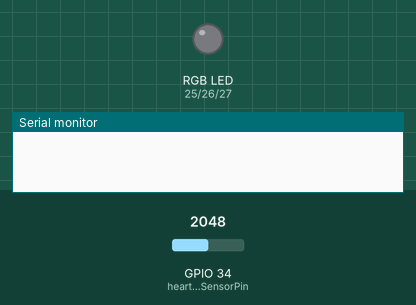
Simulated run of this sketch. Board: ESP32. On the bench: an RGB LED mixed from three pins (HIGH = lit), the last lines printed to the serial monitor. The inputs (shaded band) are chosen by the test bench; at power-on: GPIO 34 (heartbeatSensorPin) = 2048. WiFi joins after 1.5 s; servers stay silent unless stated; web services answer with replies made up by the test bench.

Above: at 0.1 s.
At 2.3 s:
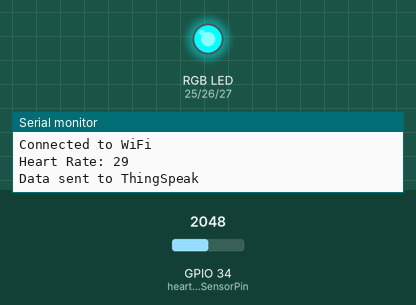
Timing chart, 0 to 3.8 s (numbered marks = the images above):
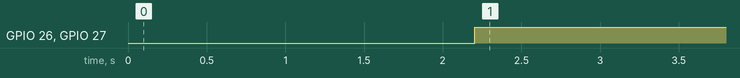

The sketch:

HeartbeatMonitoringAndLEDnotification.ino
```cpp
#include <WiFi.h>
#include <HTTPClient.h>

// Define your WiFi credentials and ThingSpeak channel details
const char* ssid = "YOUR_SSID";
const char* password = "YOUR_PASSWORD";
const char* thingSpeakApiKey = "YOUR_API_KEY"; // Your Write API Key
const char* thingSpeakChannelID = "YOUR_CHANNEL_ID"; // Your Channel ID
const char* thingSpeakUrl = "http://api.thingspeak.com/update?api_key="; // ThingSpeak URL

// Pin definitions
const int heartbeatSensorPin = 34; // Analog pin for the heartbeat sensor
const int ledPinRed = 25; // Red LED pin
const int ledPinGreen = 26; // Green LED pin
const int ledPinBlue = 27; // Blue LED pin

// Heartbeat thresholds (adjust these based on your sensor and expected values)
const int normalLowThreshold = 60;  // Low threshold for normal heartbeat (in BPM)
const int normalHighThreshold = 100; // High threshold for normal heartbeat (in BPM)

// Moving average buffer (used to smooth sensor readings)
const int bufferSize = 20; // Number of samples in the moving average buffer
int buffer[bufferSize]; // Array to store recent sensor readings
int bufferIndex = 0; // Index for the current position in the buffer
int total = 0; // Total of all values in the buffer (used for calculating the average)

// Variables for heartbeat detection
int lastValue = 0; // Previous sensor value for edge detection
unsigned long lastBeatTime = 0; // Time of the last detected heartbeat
int heartRate = 0; // Calculated heart rate (in BPM)
int beatCount = 0; // Total number of beats detected

// Function prototypes
void connectToWiFi(); // Connects to WiFi
void sendToThingSpeak(int heartbeat); // Sends data to ThingSpeak
void updateLED(int heartbeat); // Updates the LED color based on heartbeat status
int readHeartbeat(); // Reads raw heartbeat data
int movingAverage(int newValue); // Smooths sensor readings using a moving average
void detectHeartbeat(int value); // Detects heartbeats and calculates heart rate

void setup() {
    Serial.begin(115200); // Initialize Serial Monitor for debugging

    // Configure pins for sensor and LEDs
    pinMode(heartbeatSensorPin, INPUT);
    pinMode(ledPinRed, OUTPUT);
    pinMode(ledPinGreen, OUTPUT);
    pinMode(ledPinBlue, OUTPUT);

    // Connect to WiFi
    connectToWiFi();

    // Initialize moving average buffer with zeros
    for (int i = 0; i < bufferSize; i++) {
        buffer[i] = 0;
    }
}

void loop() {
    // Read raw sensor value
    int rawValue = analogRead(heartbeatSensorPin);

    // Smooth the raw value using a moving average
    int smoothedValue = movingAverage(rawValue);

    // Detect heartbeats and calculate heart rate
    detectHeartbeat(smoothedValue);

    // Send the smoothed value to ThingSpeak
    sendToThingSpeak(smoothedValue);

    // Update the LED color based on the current heartbeat status
    updateLED(smoothedValue);

    // Add a small delay for noise reduction
    delay(20);
}

// Function to connect the ESP32 to WiFi
void connectToWiFi() {
    WiFi.begin(ssid, password); // Start WiFi connection
    while (WiFi.status() != WL_CONNECTED) { // Wait until connected
        delay(1000); // Retry every second
        Serial.println("Connecting to WiFi...");
    }
    Serial.println("Connected to WiFi"); // Print confirmation
}

// Function to send data to ThingSpeak
void sendToThingSpeak(int heartbeat) {
    if (WiFi.status() == WL_CONNECTED) { // Ensure WiFi is connected
        HTTPClient http; // Create an HTTP client
        // Construct the URL with the heartbeat data
        String url = String(thingSpeakUrl) + thingSpeakApiKey + "&field1=" + String(heartbeat) + "&channel_id=" + String(thingSpeakChannelID);
        http.begin(url); // Start the HTTP request
        int httpResponseCode = http.GET(); // Send the request
        if (httpResponseCode > 0) {
            Serial.println("Data sent to ThingSpeak"); // Success message
        } else {
            Serial.println("Error sending data"); // Error message
        }
        http.end(); // Close the connection
    }
}

// Function to update the RGB LED based on the heartbeat status
void updateLED(int heartbeat) {
    if (heartbeat < normalLowThreshold) {
        // Low heartbeat: Turn on the blue LED
        digitalWrite(ledPinRed, HIGH);
        digitalWrite(ledPinGreen, HIGH);
        digitalWrite(ledPinBlue, LOW);
    } else if (heartbeat > normalHighThreshold) {
        // High heartbeat: Turn on the red LED
        digitalWrite(ledPinRed, LOW);
        digitalWrite(ledPinGreen, HIGH);
        digitalWrite(ledPinBlue, HIGH);
    } else {
        // Normal heartbeat: Turn on the green LED
        digitalWrite(ledPinRed, HIGH);
        digitalWrite(ledPinGreen, LOW);
        digitalWrite(ledPinBlue, HIGH);
    }
}

// Function to calculate a moving average of the sensor readings
int movingAverage(int newValue) {
    total -= buffer[bufferIndex]; // Remove the oldest value
    buffer[bufferIndex] = newValue; // Add the new value
    total += newValue; // Update the total
    bufferIndex = (bufferIndex + 1) % bufferSize; // Move to the next index
    return total / bufferSize; // Return the average
}

// Function to detect heartbeats and calculate heart rate
void detectHeartbeat(int value) {
    // Check for a rising edge (signal crossing the high threshold)
    if (value > normalHighThreshold && lastValue <= normalHighThreshold) {
        unsigned long currentTime = millis(); // Get the current time
        if (currentTime - lastBeatTime > 300) { // Check for debounce time (300 ms)
            // Calculate heart rate (BPM)
            heartRate = 60000 / (currentTime - lastBeatTime);
            lastBeatTime = currentTime; // Update last beat time
            beatCount++; // Increment beat count
            Serial.print("Heart Rate: "); // Print heart rate
            Serial.println(heartRate);
        }
    }
    lastValue = value; // Update the last sensor value
}
```

Measured:
- by itself, GPIO 26 (ledPinGreen), GPIO 27 (ledPinBlue): LOW → HIGH at 2.2 s
